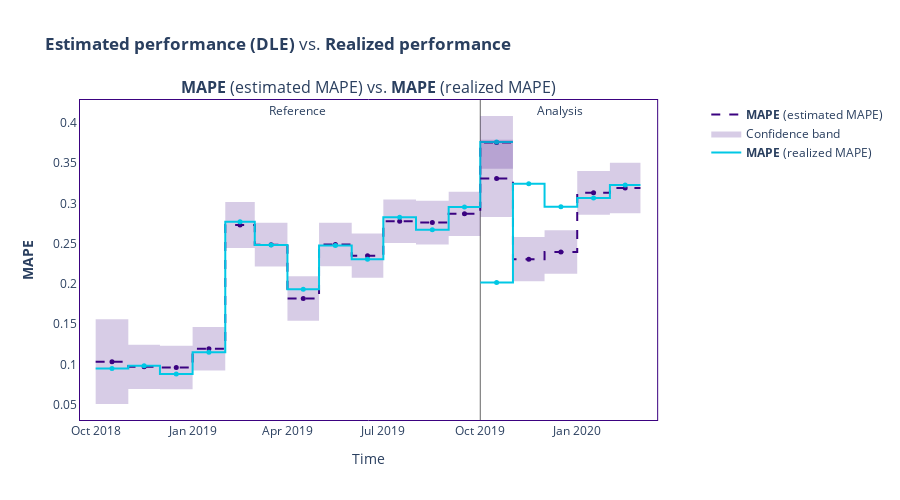

Notebook source saved alongside this figure:
### Code cell
pe_result[99].compare(realized_result[99]).plot()

### Figure 1 — Plotly figure (JSON) as saved in the notebook; plotly's stock layout.template omitted (floating-point values rounded to 4 significant figures)
{"data": [{"hoverinfo": "skip", "line": {"color": "#3b0280", "dash": "dash", "shape": "hv", "width": 2}, "mode": "lines", "name": "<b>MAPE</b> (estimated MAPE)", "showlegend": true, "type": "scatter", "x": ["2018-10-01T00:00:00", "2018-11-01T00:00:00", "2018-12-01T00:00:00", "2019-01-01T00:00:00", "2019-02-01T00:00:00", "2019-03-01T00:00:00", "2019-04-01T00:00:00", "2019-05-01T00:00:00", "2019-06-01T00:00:00", "2019-07-01T00:00:00", "2019-08-01T00:00:00", "2019-09-01T00:00:00", "2019-10-01T00:00:00", "2019-10-31T23:59:59.999999999"], "xaxis": "x", "y": [0.1035, 0.09713, 0.0962, 0.1196, 0.2733, 0.2489, 0.1819, 0.2491, 0.2351, 0.278, 0.2762, 0.2871, 0.3759, 0.3759], "yaxis": "y"}, {"customdata": [["<b>MAPE</b> (estimated MAPE)", "<b style=\"color:#3b0280;line-height:60px\">Reference</b>", "2018-10", "From <b>Oct-01-2018</b> to <b>Oct-31-2018</b>", 0.1035], ["<b>MAPE</b> (estimated MAPE)", "<b style=\"color:#3b0280;line-height:60px\">Reference</b>", "2018-11", "From <b>Nov-01-2018</b> to <b>Nov-30-2018</b>", 0.0971], ["<b>MAPE</b> (estimated MAPE)", "<b style=\"color:#3b0280;line-height:60px\">Reference</b>", "2018-12", "From <b>Dec-01-2018</b> to <b>Dec-31-2018</b>", 0.0962], ["<b>MAPE</b> (estimated MAPE)", "<b style=\"color:#3b0280;line-height:60px\">Reference</b>", "2019-01", "From <b>Jan-01-2019</b> to <b>Jan-31-2019</b>", 0.1196], ["<b>MAPE</b> (estimated MAPE)", "<b style=\"color:#3b0280;line-height:60px\">Reference</b>", "2019-02", "From <b>Feb-01-2019</b> to <b>Feb-28-2019</b>", 0.2733], ["<b>MAPE</b> (estimated MAPE)", "<b style=\"color:#3b0280;line-height:60px\">Reference</b>", "2019-03", "From <b>Mar-01-2019</b> to <b>Mar-31-2019</b>", 0.2489], ["<b>MAPE</b> (estimated MAPE)", "<b style=\"color:#3b0280;line-height:60px\">Reference</b>", "2019-04", "From <b>Apr-01-2019</b> to <b>Apr-30-2019</b>", 0.1819], ["<b>MAPE</b> (estimated MAPE)", "<b style=\"color:#3b0280;line-height:60px\">Reference</b>", "2019-05", "From <b>May-01-2019</b> to <b>May-31-2019</b>", 0.2491], ["<b>MAPE</b> (estimated MAPE)", "<b style=\"color:#3b0280;line-height:60px\">Reference</b>", "2019-06", "From <b>Jun-01-2019</b> to <b>Jun-30-2019</b>", 0.2351], ["<b>MAPE</b> (estimated MAPE)", "<b style=\"color:#3b0280;line-height:60px\">Reference</b>", "2019-07", "From <b>Jul-01-2019</b> to <b>Jul-31-2019</b>", 0.278], ["<b>MAPE</b> (estimated MAPE)", "<b style=\"color:#3b0280;line-height:60px\">Reference</b>", "2019-08", "From <b>Aug-01-2019</b> to <b>Aug-31-2019</b>", 0.2762], ["<b>MAPE</b> (estimated MAPE)", "<b style=\"color:#3b0280;line-height:60px\">Reference</b>", "2019-09", "From <b>Sep-01-2019</b> to <b>Sep-30-2019</b>", 0.2871], ["<b>MAPE</b> (estimated MAPE)", "<b style=\"color:#3b0280;line-height:60px\">Reference</b>", "2019-10", "From <b>Oct-01-2019</b> to <b>Oct-31-2019</b>", 0.3759]], "hovertemplate": "%{customdata[1]}<br />Chunk: <b>%{customdata[2]}</b> &nbsp; &nbsp; %{customdata[3]} <br />%{customdata[0]}: <b>%{customdata[4]}</b><br /><extra></extra>", "line": {"dash": "dash"}, "marker": {"color": "#3b0280", "size": 5, "symbol": "circle"}, "mode": "markers", "name": "<b>MAPE</b> (estimated MAPE)", "showlegend": false, "type": "scatter", "x": ["2018-10-16T12:00:00", "2018-11-16T00:00:00", "2018-12-16T12:00:00", "2019-01-16T12:00:00", "2019-02-15T00:00:00", "2019-03-16T12:00:00", "2019-04-16T00:00:00", "2019-05-16T12:00:00", "2019-06-16T00:00:00", "2019-07-16T12:00:00", "2019-08-16T12:00:00", "2019-09-16T00:00:00", "2019-10-16T11:59:59.999999999"], "xaxis": "x", "y": [0.1035, 0.09713, 0.0962, 0.1196, 0.2733, 0.2489, 0.1819, 0.2491, 0.2351, 0.278, 0.2762, 0.2871, 0.3759, 0.3759], "yaxis": "y"}, {"hoverinfo": "skip", "line": {"color": "rgba(0,0,0,0)", "dash": "dash", "shape": "hv"}, "mode": "lines", "name": "Confidence band", "showlegend": false, "type": "scatter", "x": ["2018-10-01T00:00:00", "2018-11-01T00:00:00", "2018-12-01T00:00:00", "2019-01-01T00:00:00", "2019-02-01T00:00:00", "2019-03-01T00:00:00", "2019-04-01T00:00:00", "2019-05-01T00:00:00", "2019-06-01T00:00:00", "2019-07-01T00:00:00", "2019-08-01T00:00:00", "2019-09-01T00:00:00", "2019-10-01T00:00:00", "2019-10-31T23:59:59.999999999"], "xaxis": "x", "y": [0.1561, 0.1246, 0.1233, 0.1466, 0.3018, 0.2759, 0.2094, 0.2762, 0.2626, 0.3051, 0.3033, 0.3146, 0.4086, 0.4086], "yaxis": "y"}, {"fill": "tonexty", "fillcolor": "rgba(0.23137254901960785, 0.00784313725490196, 0.5019607843137255, 0.2)", "hoverinfo": "skip", "line": {"color": "rgba(0,0,0,0)", "dash": "dash", "shape": "hv"}, "mode": "lines", "name": "Confidence band", "showlegend": true, "type": "scatter", "x": ["2018-10-01T00:00:00", "2018-11-01T00:00:00", "2018-12-01T00:00:00", "2019-01-01T00:00:00", "2019-02-01T00:00:00", "2019-03-01T00:00:00", "2019-04-01T00:00:00", "2019-05-01T00:00:00", "2019-06-01T00:00:00", "2019-07-01T00:00:00", "2019-08-01T00:00:00", "2019-09-01T00:00:00", "2019-10-01T00:00:00", "2019-10-31T23:59:59.999999999"], "xaxis": "x", "y": [0.05092, 0.06961, 0.06913, 0.09251, 0.2448, 0.2218, 0.1544, 0.222, 0.2076, 0.2509, 0.2491, 0.2596, 0.3431, 0.3431], "yaxis": "y"}, {"hoverinfo": "skip", "line": {"color": "#00c8e5", "shape": "hv", "width": 2}, "mode": "lines", "name": "<b>MAPE</b> (realized MAPE)", "showlegend": true, "type": "scatter", "x": ["2018-10-01T00:00:00", "2018-11-01T00:00:00", "2018-12-01T00:00:00", "2019-01-01T00:00:00", "2019-02-01T00:00:00", "2019-03-01T00:00:00", "2019-04-01T00:00:00", "2019-05-01T00:00:00", "2019-06-01T00:00:00", "2019-07-01T00:00:00", "2019-08-01T00:00:00", "2019-09-01T00:00:00", "2019-10-01T00:00:00", "2019-10-31T23:59:59.999999999"], "xaxis": "x", "y": [0.09516, 0.09857, 0.08803, 0.1153, 0.2773, 0.2484, 0.1935, 0.2477, 0.2306, 0.2829, 0.2672, 0.2956, 0.3762, 0.3762], "yaxis": "y"}, {"customdata": [["<b>MAPE</b>", "<b style=\"color:#00c8e5;line-height:60px\">Reference</b>", "2018-10", "From <b>Oct-01-2018</b> to <b>Oct-31-2018</b>", 0.0952], ["<b>MAPE</b>", "<b style=\"color:#00c8e5;line-height:60px\">Reference</b>", "2018-11", "From <b>Nov-01-2018</b> to <b>Nov-30-2018</b>", 0.0986], ["<b>MAPE</b>", "<b style=\"color:#00c8e5;line-height:60px\">Reference</b>", "2018-12", "From <b>Dec-01-2018</b> to <b>Dec-31-2018</b>", 0.088], ["<b>MAPE</b>", "<b style=\"color:#00c8e5;line-height:60px\">Reference</b>", "2019-01", "From <b>Jan-01-2019</b> to <b>Jan-31-2019</b>", 0.1153], ["<b>MAPE</b>", "<b style=\"color:#00c8e5;line-height:60px\">Reference</b>", "2019-02", "From <b>Feb-01-2019</b> to <b>Feb-28-2019</b>", 0.2773], ["<b>MAPE</b>", "<b style=\"color:#00c8e5;line-height:60px\">Reference</b>", "2019-03", "From <b>Mar-01-2019</b> to <b>Mar-31-2019</b>", 0.2484], ["<b>MAPE</b>", "<b style=\"color:#00c8e5;line-height:60px\">Reference</b>", "2019-04", "From <b>Apr-01-2019</b> to <b>Apr-30-2019</b>", 0.1935], ["<b>MAPE</b>", "<b style=\"color:#00c8e5;line-height:60px\">Reference</b>", "2019-05", "From <b>May-01-2019</b> to <b>May-31-2019</b>", 0.2477], ["<b>MAPE</b>", "<b style=\"color:#00c8e5;line-height:60px\">Reference</b>", "2019-06", "From <b>Jun-01-2019</b> to <b>Jun-30-2019</b>", 0.2306], ["<b>MAPE</b>", "<b style=\"color:#00c8e5;line-height:60px\">Reference</b>", "2019-07", "From <b>Jul-01-2019</b> to <b>Jul-31-2019</b>", 0.2829], ["<b>MAPE</b>", "<b style=\"color:#00c8e5;line-height:60px\">Reference</b>", "2019-08", "From <b>Aug-01-2019</b> to <b>Aug-31-2019</b>", 0.2672], ["<b>MAPE</b>", "<b style=\"color:#00c8e5;line-height:60px\">Reference</b>", "2019-09", "From <b>Sep-01-2019</b> to <b>Sep-30-2019</b>", 0.2956], ["<b>MAPE</b>", "<b style=\"color:#00c8e5;line-height:60px\">Reference</b>", "2019-10", "From <b>Oct-01-2019</b> to <b>Oct-31-2019</b>", 0.3762]], "hovertemplate": "%{customdata[1]}<br />Chunk: <b>%{customdata[2]}</b> &nbsp; &nbsp; %{customdata[3]} <br />%{customdata[0]}: <b>%{customdata[4]}</b><br /><extra></extra>", "marker": {"color": "#00c8e5", "size": 5, "symbol": "circle"}, "mode": "markers", "name": "<b>MAPE</b> (realized MAPE)", "showlegend": false, "type": "scatter", "x": ["2018-10-16T12:00:00", "2018-11-16T00:00:00", "2018-12-16T12:00:00", "2019-01-16T12:00:00", "2019-02-15T00:00:00", "2019-03-16T12:00:00", "2019-04-16T00:00:00", "2019-05-16T12:00:00", "2019-06-16T00:00:00", "2019-07-16T12:00:00", "2019-08-16T12:00:00", "2019-09-16T00:00:00", "2019-10-16T11:59:59.999999999"], "xaxis": "x", "y": [0.09516, 0.09857, 0.08803, 0.1153, 0.2773, 0.2484, 0.1935, 0.2477, 0.2306, 0.2829, 0.2672, 0.2956, 0.3762, 0.3762], "yaxis": "y"}, {"hoverinfo": "skip", "line": {"color": "#3b0280", "dash": "dash", "shape": "hv", "width": 2}, "mode": "lines", "name": "<b>MAPE</b> (estimated MAPE)", "showlegend": false, "type": "scatter", "x": ["2019-10-01T00:00:00", "2019-11-01T00:00:00", "2019-12-01T00:00:00", "2020-01-01T00:00:00", "2020-02-01T00:00:00", "2020-02-29T23:59:59.999999999"], "xaxis": "x", "y": [0.3311, 0.2308, 0.2396, 0.3132, 0.3191, 0.3191], "yaxis": "y"}, {"customdata": [["<b>MAPE</b> (estimated MAPE)", "<b style=\"color:#3b0280;line-height:60px\">Analysis</b>", "", "2019-10", "From <b>Oct-01-2019</b> to <b>Oct-31-2019</b>", 0.3311], ["<b>MAPE</b> (estimated MAPE)", "<b style=\"color:#3b0280;line-height:60px\">Analysis</b>", "", "2019-11", "From <b>Nov-01-2019</b> to <b>Nov-30-2019</b>", 0.2308], ["<b>MAPE</b> (estimated MAPE)", "<b style=\"color:#3b0280;line-height:60px\">Analysis</b>", "", "2019-12", "From <b>Dec-01-2019</b> to <b>Dec-31-2019</b>", 0.2396], ["<b>MAPE</b> (estimated MAPE)", "<b style=\"color:#3b0280;line-height:60px\">Analysis</b>", "", "2020-01", "From <b>Jan-01-2020</b> to <b>Jan-31-2020</b>", 0.3132], ["<b>MAPE</b> (estimated MAPE)", "<b style=\"color:#3b0280;line-height:60px\">Analysis</b>", "", "2020-02", "From <b>Feb-01-2020</b> to <b>Feb-29-2020</b>", 0.3191]], "hovertemplate": "%{customdata[1]} &nbsp; &nbsp; %{customdata[2]} <br />Chunk: <b>%{customdata[3]}</b> &nbsp; &nbsp; %{customdata[4]} <br />%{customdata[0]}: <b>%{customdata[5]}</b><br /><extra></extra>", "line": {"dash": "dash"}, "marker": {"color": "#3b0280", "size": 5, "symbol": "circle"}, "mode": "markers", "name": "<b>MAPE</b> (estimated MAPE)", "showlegend": false, "type": "scatter", "x": ["2019-10-16T12:00:00", "2019-11-16T00:00:00", "2019-12-16T12:00:00", "2020-01-16T12:00:00", "2020-02-15T11:59:59.999999999"], "xaxis": "x", "y": [0.3311, 0.2308, 0.2396, 0.3132, 0.3191, 0.3191], "yaxis": "y"}, {"hoverinfo": "skip", "line": {"color": "rgba(0,0,0,0)", "shape": "hv"}, "mode": "lines", "name": "Confidence band", "showlegend": false, "type": "scatter", "x": ["2019-10-01T00:00:00", "2019-11-01T00:00:00", "2019-12-01T00:00:00", "2020-01-01T00:00:00", "2020-02-01T00:00:00", "2020-02-29T23:59:59.999999999"], "xaxis": "x", "y": [0.3791, 0.2583, 0.2667, 0.3403, 0.3504, 0.3504], "yaxis": "y"}, {"fill": "tonexty", "fillcolor": "rgba(0.23137254901960785, 0.00784313725490196, 0.5019607843137255, 0.2)", "hoverinfo": "skip", "line": {"color": "rgba(0,0,0,0)", "shape": "hv"}, "mode": "lines", "name": "Confidence band", "showlegend": false, "type": "scatter", "x": ["2019-10-01T00:00:00", "2019-11-01T00:00:00", "2019-12-01T00:00:00", "2020-01-01T00:00:00", "2020-02-01T00:00:00", "2020-02-29T23:59:59.999999999"], "xaxis": "x", "y": [0.283, 0.2033, 0.2125, 0.2861, 0.2878, 0.2878], "yaxis": "y"}, {"hoverinfo": "skip", "line": {"color": "#00c8e5", "shape": "hv", "width": 2}, "mode": "lines", "name": "<b>MAPE</b> (realized MAPE)", "showlegend": false, "type": "scatter", "x": ["2019-10-01T00:00:00", "2019-11-01T00:00:00", "2019-12-01T00:00:00", "2020-01-01T00:00:00", "2020-02-01T00:00:00", "2020-02-29T23:59:59.999999999"], "xaxis": "x", "y": [0.202, 0.3244, 0.2959, 0.3068, 0.323, 0.323], "yaxis": "y"}, {"customdata": [["<b>MAPE</b>", "<b style=\"color:#00c8e5;line-height:60px\">Analysis</b>", "", "2019-10", "From <b>Oct-01-2019</b> to <b>Oct-31-2019</b>", 0.202], ["<b>MAPE</b>", "<b style=\"color:#00c8e5;line-height:60px\">Analysis</b>", "", "2019-11", "From <b>Nov-01-2019</b> to <b>Nov-30-2019</b>", 0.3244], ["<b>MAPE</b>", "<b style=\"color:#00c8e5;line-height:60px\">Analysis</b>", "", "2019-12", "From <b>Dec-01-2019</b> to <b>Dec-31-2019</b>", 0.2959], ["<b>MAPE</b>", "<b style=\"color:#00c8e5;line-height:60px\">Analysis</b>", "", "2020-01", "From <b>Jan-01-2020</b> to <b>Jan-31-2020</b>", 0.3068], ["<b>MAPE</b>", "<b style=\"color:#00c8e5;line-height:60px\">Analysis</b>", "", "2020-02", "From <b>Feb-01-2020</b> to <b>Feb-29-2020</b>", 0.323]], "hovertemplate": "%{customdata[1]} &nbsp; &nbsp; %{customdata[2]} <br />Chunk: <b>%{customdata[3]}</b> &nbsp; &nbsp; %{customdata[4]} <br />%{customdata[0]}: <b>%{customdata[5]}</b><br /><extra></extra>", "marker": {"color": "#00c8e5", "size": 5, "symbol": "circle"}, "mode": "markers", "name": "<b>MAPE</b> (realized MAPE)", "showlegend": false, "type": "scatter", "x": ["2019-10-16T12:00:00", "2019-11-16T00:00:00", "2019-12-16T12:00:00", "2020-01-16T12:00:00", "2020-02-15T11:59:59.999999999"], "xaxis": "x", "y": [0.202, 0.3244, 0.2959, 0.3068, 0.323, 0.323], "yaxis": "y"}, {"hoverinfo": "skip", "legendgroup": "alert", "marker": {"color": "#DD4040", "size": 8, "symbol": "diamond"}, "mode": "markers", "name": "Alert", "showlegend": true, "type": "scatter", "x": [], "xaxis": "x", "y": [], "yaxis": "y"}, {"hoverinfo": "skip", "legendgroup": "alert", "marker": {"color": "#DD4040", "size": 8, "symbol": "diamond"}, "mode": "markers", "name": "Alert", "showlegend": false, "type": "scatter", "x": [], "xaxis": "x", "y": [], "yaxis": "y"}], "layout": {"annotations": [{"font": {"size": 16}, "showarrow": false, "text": "<b>MAPE</b> (estimated MAPE) vs. <b>MAPE</b> (realized MAPE)", "x": 0.47, "xanchor": "center", "xref": "paper", "y": 1, "yanchor": "bottom", "yref": "paper"}, {"showarrow": false, "text": "Reference", "x": "2019-04-01T11:04:36.923076864", "xshift": 10, "y": 1, "yref": "paper"}, {"showarrow": false, "text": "Analysis", "x": "2019-12-01T09:36:00", "xshift": 15, "y": 1, "yref": "paper"}], "height": 500, "hoverlabel": {"bgcolor": "white", "font": {"size": 14}}, "legend": {"itemclick": false, "itemdoubleclick": false, "traceorder": "grouped"}, "paper_bgcolor": "rgba(255,255,255,1)", "plot_bgcolor": "rgba(255,255,255,1)", "shapes": [{"layer": "below", "line": {"color": "#666666", "width": 1}, "type": "line", "x0": "2019-10-01T00:00:00", "x1": "2019-10-01T00:00:00", "xref": "x", "y0": 0, "y1": 1, "yref": "y domain"}], "title": {"text": "<b>Estimated performance (DLE)</b> vs. <b>Realized performance</b>"}, "xaxis": {"anchor": "y", "domain": [0, 0.94], "linecolor": "#3b0280", "matches": "x", "mirror": true, "showgrid": false, "title": {"text": "Time"}, "zeroline": false}, "yaxis": {"anchor": "x", "domain": [0, 1], "linecolor": "#3b0280", "mirror": true, "showgrid": false, "title": {"text": "<b>MAPE</b>"}, "zeroline": false}, "yaxis2": {"anchor": "x", "linecolor": "#3b0280", "mirror": true, "overlaying": "y", "showgrid": false, "side": "right", "title": {"text": "Comparison"}, "zeroline": false}}}
